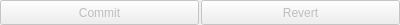
<?xml version="1.0" encoding="UTF-8"?>
<ui version="4.0">
 <class>CommitRevert</class>
 <widget class="QWidget" name="CommitRevert">
  <property name="geometry">
   <rect>
    <x>0</x>
    <y>0</y>
    <width>400</width>
    <height>25</height>
   </rect>
  </property>
  <property name="windowTitle">
   <string notr="true">Form</string>
  </property>
  <layout class="QHBoxLayout" name="horizontalLayout">
   <property name="spacing">
    <number>2</number>
   </property>
   <property name="leftMargin">
    <number>0</number>
   </property>
   <property name="topMargin">
    <number>0</number>
   </property>
   <property name="rightMargin">
    <number>0</number>
   </property>
   <property name="bottomMargin">
    <number>0</number>
   </property>
   <item>
    <widget class="QToolButton" name="commitButton">
     <property name="enabled">
      <bool>false</bool>
     </property>
     <property name="sizePolicy">
      <sizepolicy hsizetype="Preferred" vsizetype="Fixed">
       <horstretch>0</horstretch>
       <verstretch>0</verstretch>
      </sizepolicy>
     </property>
     <property name="minimumSize">
      <size>
       <width>0</width>
       <height>25</height>
      </size>
     </property>
     <property name="toolTip">
      <string>Saves your changes.</string>
     </property>
     <property name="text">
      <string>Commit</string>
     </property>
    </widget>
   </item>
   <item>
    <widget class="QToolButton" name="revertButton">
     <property name="enabled">
      <bool>false</bool>
     </property>
     <property name="sizePolicy">
      <sizepolicy hsizetype="Preferred" vsizetype="Fixed">
       <horstretch>0</horstretch>
       <verstretch>0</verstretch>
      </sizepolicy>
     </property>
     <property name="minimumSize">
      <size>
       <width>0</width>
       <height>25</height>
      </size>
     </property>
     <property name="toolTip">
      <string>Reverts back your unsaved changes.</string>
     </property>
     <property name="text">
      <string>Revert</string>
     </property>
    </widget>
   </item>
  </layout>
 </widget>
 <resources/>
 <connections/>
</ui>
